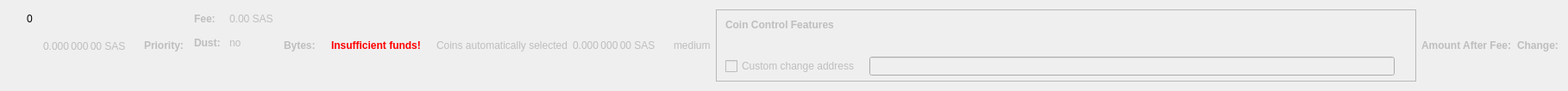
    <widget class="QWidget" name="dummyHideWidget" native="true">
     <property name="maximumSize">
      <size>
       <width>100</width>
       <height>22</height>
      </size>
     </property>
     <layout class="QHBoxLayout" name="dummyHideLayout">
      <item>
       <layout class="QFormLayout" name="formLayoutCoinControl1">
        <property name="horizontalSpacing">
         <number>10</number>
        </property>
        <property name="verticalSpacing">
         <number>14</number>
        </property>
        <property name="leftMargin">
         <number>10</number>
        </property>
        <property name="topMargin">
         <number>4</number>
        </property>
        <property name="rightMargin">
         <number>6</number>
        </property>
        <item row="0" column="1">
         <widget class="QLabel" name="labelCoinControlBytes">
          <property name="cursor">
           <cursorShape>IBeamCursor</cursorShape>
          </property>
          <property name="contextMenuPolicy">
           <enum>Qt::ActionsContextMenu</enum>
          </property>
          <property name="text">
           <string notr="true">0</string>
          </property>
          <property name="textInteractionFlags">
           <set>Qt::LinksAccessibleByMouse|Qt::TextSelectableByKeyboard|Qt::TextSelectableByMouse</set>
          </property>
         </widget>
        </item>
       </layout>
      </item>
      <item>
       <widget class="QLabel" name="labelCoinControlAfterFee">
        <property name="enabled">
         <bool>false</bool>
        </property>
        <property name="sizePolicy">
         <sizepolicy hsizetype="Fixed" vsizetype="Fixed">
          <horstretch>0</horstretch>
          <verstretch>0</verstretch>
         </sizepolicy>
        </property>
        <property name="minimumSize">
         <size>
          <width>111</width>
          <height>12</height>
         </size>
        </property>
        <property name="maximumSize">
         <size>
          <width>111</width>
          <height>12</height>
         </size>
        </property>
        <property name="cursor">
         <cursorShape>IBeamCursor</cursorShape>
        </property>
        <property name="contextMenuPolicy">
         <enum>Qt::ActionsContextMenu</enum>
        </property>
        <property name="text">
         <string notr="true">0.000 000 00 SAS</string>
        </property>
        <property name="textInteractionFlags">
         <set>Qt::LinksAccessibleByMouse|Qt::TextSelectableByKeyboard|Qt::TextSelectableByMouse</set>
        </property>
       </widget>
      </item>
      <item>
       <widget class="QLabel" name="labelCoinControlPriorityText">
        <property name="enabled">
         <bool>false</bool>
        </property>
        <property name="font">
         <font>
          <weight>75</weight>
          <bold>true</bold>
         </font>
        </property>
        <property name="text">
         <string>Priority:</string>
        </property>
       </widget>
      </item>
      <item>
       <layout class="QHBoxLayout" name="horizontalLayout"/>
      </item>
      <item>
       <layout class="QFormLayout" name="formLayoutCoinControl3">
        <property name="horizontalSpacing">
         <number>10</number>
        </property>
        <property name="verticalSpacing">
         <number>14</number>
        </property>
        <property name="leftMargin">
         <number>6</number>
        </property>
        <property name="topMargin">
         <number>4</number>
        </property>
        <property name="rightMargin">
         <number>6</number>
        </property>
        <item row="0" column="0">
         <widget class="QLabel" name="labelCoinControlFeeText">
          <property name="enabled">
           <bool>false</bool>
          </property>
          <property name="font">
           <font>
            <weight>75</weight>
            <bold>true</bold>
           </font>
          </property>
          <property name="text">
           <string>Fee:</string>
          </property>
          <property name="margin">
           <number>0</number>
          </property>
         </widget>
        </item>
        <item row="0" column="1">
         <widget class="QLabel" name="labelCoinControlFee">
          <property name="enabled">
           <bool>false</bool>
          </property>
          <property name="cursor">
           <cursorShape>IBeamCursor</cursorShape>
          </property>
          <property name="contextMenuPolicy">
           <enum>Qt::ActionsContextMenu</enum>
          </property>
          <property name="text">
           <string notr="true">0.00 SAS</string>
          </property>
          <property name="textInteractionFlags">
           <set>Qt::LinksAccessibleByMouse|Qt::TextSelectableByKeyboard|Qt::TextSelectableByMouse</set>
          </property>
         </widget>
        </item>
        <item row="1" column="0">
         <widget class="QLabel" name="labelCoinControlLowOutputText">
          <property name="enabled">
           <bool>false</bool>
          </property>
          <property name="font">
           <font>
            <weight>75</weight>
            <bold>true</bold>
           </font>
          </property>
          <property name="text">
           <string>Dust:</string>
          </property>
         </widget>
        </item>
        <item row="1" column="1">
         <widget class="QLabel" name="labelCoinControlLowOutput">
          <property name="enabled">
           <bool>false</bool>
          </property>
          <property name="cursor">
           <cursorShape>IBeamCursor</cursorShape>
          </property>
          <property name="contextMenuPolicy">
           <enum>Qt::ActionsContextMenu</enum>
          </property>
          <property name="text">
           <string>no</string>
          </property>
          <property name="textInteractionFlags">
           <set>Qt::LinksAccessibleByMouse|Qt::TextSelectableByKeyboard|Qt::TextSelectableByMouse</set>
          </property>
         </widget>
        </item>
       </layout>
      </item>
      <item>
       <widget class="QLabel" name="labelCoinControlBytesText">
        <property name="enabled">
         <bool>false</bool>
        </property>
        <property name="font">
         <font>
          <weight>75</weight>
          <bold>true</bold>
         </font>
        </property>
        <property name="text">
         <string>Bytes:</string>
        </property>
       </widget>
      </item>
      <item>
       <layout class="QFormLayout" name="formLayoutCoinControl2">
        <property name="horizontalSpacing">
         <number>10</number>
        </property>
        <property name="verticalSpacing">
         <number>14</number>
        </property>
        <property name="leftMargin">
         <number>6</number>
        </property>
        <property name="topMargin">
         <number>4</number>
        </property>
        <property name="rightMargin">
         <number>6</number>
        </property>
       </layout>
      </item>
      <item>
       <layout class="QHBoxLayout" name="horizontalLayoutCoinControl2">
        <property name="spacing">
         <number>8</number>
        </property>
        <property name="bottomMargin">
         <number>10</number>
        </property>
       </layout>
      </item>
      <item>
       <widget class="QLabel" name="labelCoinControlInsuffFunds">
        <property name="enabled">
         <bool>false</bool>
        </property>
        <property name="minimumSize">
         <size>
          <width>0</width>
          <height>0</height>
         </size>
        </property>
        <property name="font">
         <font>
          <weight>75</weight>
          <bold>true</bold>
         </font>
        </property>
        <property name="styleSheet">
         <string notr="true">color:red;font-weight:bold;</string>
        </property>
        <property name="text">
         <string>Insufficient funds!</string>
        </property>
        <property name="margin">
         <number>5</number>
        </property>
       </widget>
      </item>
      <item>
       <layout class="QFormLayout" name="formLayoutCoinControl4">
        <property name="horizontalSpacing">
         <number>10</number>
        </property>
        <property name="verticalSpacing">
         <number>14</number>
        </property>
        <property name="leftMargin">
         <number>6</number>
        </property>
        <property name="topMargin">
         <number>4</number>
        </property>
        <property name="rightMargin">
         <number>6</number>
        </property>
       </layout>
      </item>
      <item>
       <widget class="QLabel" name="labelCoinControlAutomaticallySelected">
        <property name="enabled">
         <bool>false</bool>
        </property>
        <property name="sizePolicy">
         <sizepolicy hsizetype="Fixed" vsizetype="Fixed">
          <horstretch>0</horstretch>
          <verstretch>0</verstretch>
         </sizepolicy>
        </property>
        <property name="minimumSize">
         <size>
          <width>0</width>
          <height>0</height>
         </size>
        </property>
        <property name="maximumSize">
         <size>
          <width>240</width>
          <height>16777215</height>
         </size>
        </property>
        <property name="text">
         <string>Coins automatically selected</string>
        </property>
        <property name="margin">
         <number>5</number>
        </property>
       </widget>
      </item>
      <item>
       <widget class="QLabel" name="labelCoinControlChange">
        <property name="enabled">
         <bool>false</bool>
        </property>
        <property name="sizePolicy">
         <sizepolicy hsizetype="Fixed" vsizetype="Fixed">
          <horstretch>0</horstretch>
          <verstretch>0</verstretch>
         </sizepolicy>
        </property>
        <property name="minimumSize">
         <size>
          <width>111</width>
          <height>0</height>
         </size>
        </property>
        <property name="maximumSize">
         <size>
          <width>111</width>
          <height>16777215</height>
         </size>
        </property>
        <property name="cursor">
         <cursorShape>IBeamCursor</cursorShape>
        </property>
        <property name="contextMenuPolicy">
         <enum>Qt::ActionsContextMenu</enum>
        </property>
        <property name="text">
         <string notr="true">0.000 000 00 SAS</string>
        </property>
        <property name="textInteractionFlags">
         <set>Qt::LinksAccessibleByMouse|Qt::TextSelectableByKeyboard|Qt::TextSelectableByMouse</set>
        </property>
       </widget>
      </item>
      <item>
       <widget class="QLabel" name="labelCoinControlPriority">
        <property name="enabled">
         <bool>false</bool>
        </property>
        <property name="cursor">
         <cursorShape>IBeamCursor</cursorShape>
        </property>
        <property name="contextMenuPolicy">
         <enum>Qt::ActionsContextMenu</enum>
        </property>
        <property name="text">
         <string>medium</string>
        </property>
        <property name="textInteractionFlags">
         <set>Qt::LinksAccessibleByMouse|Qt::TextSelectableByKeyboard|Qt::TextSelectableByMouse</set>
        </property>
       </widget>
      </item>
      <item>
       <widget class="QFrame" name="frameCoinControl">
        <property name="sizePolicy">
         <sizepolicy hsizetype="Expanding" vsizetype="Expanding">
          <horstretch>0</horstretch>
          <verstretch>0</verstretch>
         </sizepolicy>
        </property>
        <property name="maximumSize">
         <size>
          <width>16777215</width>
          <height>16777215</height>
         </size>
        </property>
        <property name="frameShape">
         <enum>QFrame::StyledPanel</enum>
        </property>
        <property name="frameShadow">
         <enum>QFrame::Sunken</enum>
        </property>
        <layout class="QVBoxLayout" name="verticalLayoutCoinControl2_2">
         <property name="spacing">
          <number>0</number>
         </property>
         <property name="leftMargin">
          <number>0</number>
         </property>
         <property name="topMargin">
          <number>0</number>
         </property>
         <property name="rightMargin">
          <number>0</number>
         </property>
         <property name="bottomMargin">
          <number>6</number>
         </property>
         <item>
          <layout class="QVBoxLayout" name="verticalLayoutCoinControl" stretch="0,0,0,1">
           <property name="spacing">
            <number>0</number>
           </property>
           <property name="leftMargin">
            <number>10</number>
           </property>
           <property name="topMargin">
            <number>10</number>
           </property>
           <item>
            <layout class="QHBoxLayout" name="horizontalLayoutCoinControl1">
             <property name="bottomMargin">
              <number>15</number>
             </property>
             <item>
              <widget class="QLabel" name="labelCoinControlFeatures">
               <property name="enabled">
                <bool>false</bool>
               </property>
               <property name="sizePolicy">
                <sizepolicy hsizetype="Preferred" vsizetype="Maximum">
                 <horstretch>0</horstretch>
                 <verstretch>0</verstretch>
                </sizepolicy>
               </property>
               <property name="font">
                <font>
                 <weight>75</weight>
                 <bold>true</bold>
                </font>
               </property>
               <property name="styleSheet">
                <string notr="true">font-weight:bold;</string>
               </property>
               <property name="text">
                <string>Coin Control Features</string>
               </property>
              </widget>
             </item>
            </layout>
           </item>
           <item>
            <widget class="QWidget" name="widgetCoinControl" native="true">
             <property name="sizePolicy">
              <sizepolicy hsizetype="Preferred" vsizetype="Preferred">
               <horstretch>0</horstretch>
               <verstretch>0</verstretch>
              </sizepolicy>
             </property>
             <property name="minimumSize">
              <size>
               <width>0</width>
               <height>0</height>
              </size>
             </property>
             <property name="styleSheet">
              <string notr="true"/>
             </property>
             <layout class="QHBoxLayout" name="horizontalLayoutCoinControl5_2">
              <property name="leftMargin">
               <number>0</number>
              </property>
              <property name="topMargin">
               <number>0</number>
              </property>
              <property name="rightMargin">
               <number>0</number>
              </property>
              <property name="bottomMargin">
               <number>0</number>
              </property>
              <item>
               <layout class="QHBoxLayout" name="horizontalLayoutCoinControl3">
                <property name="spacing">
                 <number>20</number>
                </property>
                <property name="topMargin">
                 <number>0</number>
                </property>
                <property name="bottomMargin">
                 <number>10</number>
                </property>
               </layout>
              </item>
             </layout>
            </widget>
           </item>
           <item>
            <layout class="QHBoxLayout" name="horizontalLayoutCoinControl4" stretch="0,0,0">
             <property name="spacing">
              <number>12</number>
             </property>
             <property name="sizeConstraint">
              <enum>QLayout::SetDefaultConstraint</enum>
             </property>
             <property name="topMargin">
              <number>5</number>
             </property>
             <property name="rightMargin">
              <number>5</number>
             </property>
             <item>
              <widget class="QCheckBox" name="checkBoxCoinControlChange">
               <property name="enabled">
                <bool>false</bool>
               </property>
               <property name="toolTip">
                <string>If this is activated, but the change address is empty or invalid, change will be sent to a newly generated address.</string>
               </property>
               <property name="text">
                <string>Custom change address</string>
               </property>
              </widget>
             </item>
             <item>
              <widget class="QValidatedLineEdit" name="lineEditCoinControlChange">
               <property name="enabled">
                <bool>false</bool>
               </property>
               <property name="sizePolicy">
                <sizepolicy hsizetype="Expanding" vsizetype="Fixed">
                 <horstretch>0</horstretch>
                 <verstretch>0</verstretch>
                </sizepolicy>
               </property>
              </widget>
             </item>
             <item>
              <widget class="QLabel" name="labelCoinControlChangeLabel_2">
               <property name="sizePolicy">
                <sizepolicy hsizetype="Preferred" vsizetype="Expanding">
                 <horstretch>0</horstretch>
                 <verstretch>0</verstretch>
                </sizepolicy>
               </property>
               <property name="minimumSize">
                <size>
                 <width>0</width>
                 <height>0</height>
                </size>
               </property>
               <property name="text">
                <string/>
               </property>
               <property name="margin">
                <number>3</number>
               </property>
              </widget>
             </item>
            </layout>
           </item>
           <item>
            <spacer name="verticalSpacerCoinControl">
             <property name="orientation">
              <enum>Qt::Vertical</enum>
             </property>
             <property name="sizeHint" stdset="0">
              <size>
               <width>800</width>
               <height>1</height>
              </size>
             </property>
            </spacer>
           </item>
          </layout>
         </item>
        </layout>
       </widget>
      </item>
      <item>
       <widget class="QLabel" name="labelCoinControlAfterFeeText">
        <property name="enabled">
         <bool>false</bool>
        </property>
        <property name="minimumSize">
         <size>
          <width>0</width>
          <height>0</height>
         </size>
        </property>
        <property name="maximumSize">
         <size>
          <width>16777215</width>
          <height>16777215</height>
         </size>
        </property>
        <property name="font">
         <font>
          <weight>75</weight>
          <bold>true</bold>
         </font>
        </property>
        <property name="text">
         <string>Amount After Fee:</string>
        </property>
        <property name="alignment">
         <set>Qt::AlignLeading|Qt::AlignLeft|Qt::AlignVCenter</set>
        </property>
        <property name="margin">
         <number>0</number>
        </property>
       </widget>
      </item>
      <item>
       <widget class="QLabel" name="labelCoinControlChangeText">
        <property name="enabled">
         <bool>false</bool>
        </property>
        <property name="sizePolicy">
         <sizepolicy hsizetype="Preferred" vsizetype="Preferred">
          <horstretch>0</horstretch>
          <verstretch>0</verstretch>
         </sizepolicy>
        </property>
        <property name="minimumSize">
         <size>
          <width>0</width>
          <height>0</height>
         </size>
        </property>
        <property name="maximumSize">
         <size>
          <width>16777215</width>
          <height>16777215</height>
         </size>
        </property>
        <property name="font">
         <font>
          <weight>75</weight>
          <bold>true</bold>
         </font>
        </property>
        <property name="text">
         <string>Change:</string>
        </property>
        <property name="alignment">
         <set>Qt::AlignLeading|Qt::AlignLeft|Qt::AlignVCenter</set>
        </property>
       </widget>
      </item>
     </layout>
    </widget>
